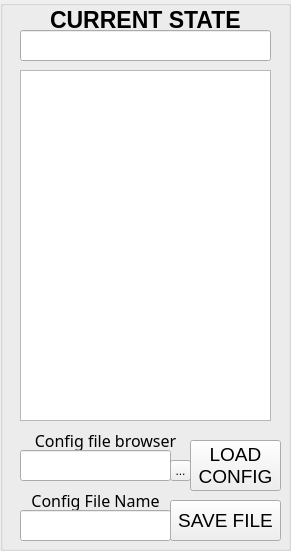
    <widget class="QGroupBox" name="groupBox">
     <property name="geometry">
      <rect>
       <x>10</x>
       <y>420</y>
       <width>291</width>
       <height>551</height>
      </rect>
     </property>
     <property name="title">
      <string/>
     </property>
     <widget class="QLineEdit" name="Log">
      <property name="geometry">
       <rect>
        <x>20</x>
        <y>30</y>
        <width>251</width>
        <height>31</height>
       </rect>
      </property>
      <property name="alignment">
       <set>Qt::AlignCenter</set>
      </property>
     </widget>
     <widget class="QLabel" name="label_5">
      <property name="geometry">
       <rect>
        <x>50</x>
        <y>10</y>
        <width>201</width>
        <height>20</height>
       </rect>
      </property>
      <property name="font">
       <font>
        <pointsize>17</pointsize>
        <weight>75</weight>
        <bold>true</bold>
       </font>
      </property>
      <property name="text">
       <string>CURRENT STATE</string>
      </property>
     </widget>
     <widget class="QTextBrowser" name="textBrowser">
      <property name="geometry">
       <rect>
        <x>20</x>
        <y>70</y>
        <width>251</width>
        <height>351</height>
       </rect>
      </property>
     </widget>
     <widget class="QLabel" name="label_10">
      <property name="geometry">
       <rect>
        <x>20</x>
        <y>490</y>
        <width>151</width>
        <height>20</height>
       </rect>
      </property>
      <property name="font">
       <font>
        <family>Courier 10 Pitch</family>
        <pointsize>12</pointsize>
        <weight>50</weight>
        <bold>false</bold>
       </font>
      </property>
      <property name="text">
       <string>Config File Name</string>
      </property>
      <property name="alignment">
       <set>Qt::AlignCenter</set>
      </property>
     </widget>
     <widget class="QPushButton" name="pushButton_config">
      <property name="geometry">
       <rect>
        <x>170</x>
        <y>500</y>
        <width>111</width>
        <height>41</height>
       </rect>
      </property>
      <property name="font">
       <font>
        <pointsize>14</pointsize>
       </font>
      </property>
      <property name="text">
       <string>SAVE FILE</string>
      </property>
     </widget>
     <widget class="QLineEdit" name="lineEdit_conf_file">
      <property name="geometry">
       <rect>
        <x>20</x>
        <y>510</y>
        <width>151</width>
        <height>31</height>
       </rect>
      </property>
      <property name="font">
       <font>
        <pointsize>12</pointsize>
       </font>
      </property>
      <property name="text">
       <string/>
      </property>
      <property name="alignment">
       <set>Qt::AlignCenter</set>
      </property>
     </widget>
     <widget class="QToolButton" name="toolButton_config">
      <property name="geometry">
       <rect>
        <x>170</x>
        <y>460</y>
        <width>21</width>
        <height>21</height>
       </rect>
      </property>
      <property name="text">
       <string>...</string>
      </property>
     </widget>
     <widget class="QLabel" name="label_11">
      <property name="geometry">
       <rect>
        <x>10</x>
        <y>430</y>
        <width>191</width>
        <height>20</height>
       </rect>
      </property>
      <property name="font">
       <font>
        <family>Courier 10 Pitch</family>
        <pointsize>12</pointsize>
        <weight>50</weight>
        <bold>false</bold>
       </font>
      </property>
      <property name="text">
       <string>Config file browser</string>
      </property>
      <property name="alignment">
       <set>Qt::AlignCenter</set>
      </property>
     </widget>
     <widget class="QLineEdit" name="lineEdit_config_file_path">
      <property name="geometry">
       <rect>
        <x>20</x>
        <y>450</y>
        <width>151</width>
        <height>31</height>
       </rect>
      </property>
      <property name="text">
       <string/>
      </property>
     </widget>
     <widget class="QPushButton" name="pushButton_load">
      <property name="geometry">
       <rect>
        <x>190</x>
        <y>440</y>
        <width>91</width>
        <height>51</height>
       </rect>
      </property>
      <property name="font">
       <font>
        <pointsize>14</pointsize>
       </font>
      </property>
      <property name="text">
       <string>LOAD
CONFIG</string>
      </property>
     </widget>
    </widget>
